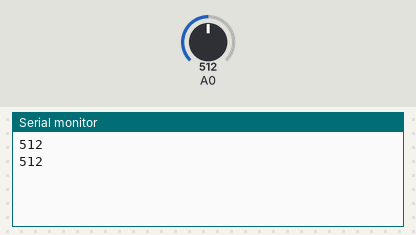
This sketch was run on a simulated Arduino Uno, built with avr-gcc and run on an emulated ATmega328P. Shown: the last lines printed to the serial monitor. Inputs (shaded band) come from the test bench; at power-on: A0 = 512.

Above: at 1.8 s.
1.9 s: A0 set to 716
At 2.8 s:
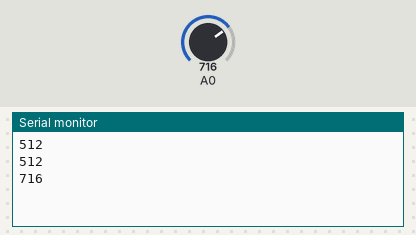
3.4 s: A0 set to 900
At 4.4 s:
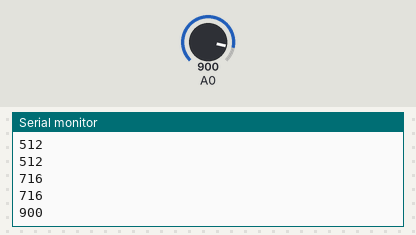
Timing chart, 0 to 6.4 s (numbered marks = the images above; inputs shaded):
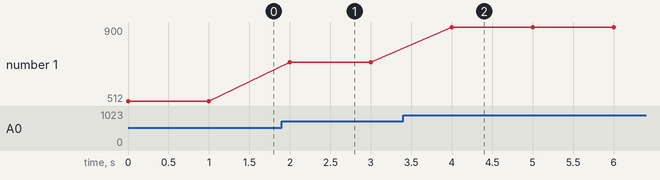

Measured:
- after the input at 1.9 s, the serial monitor: prints a new line after 0.10 s (image 1)
- after the input at 3.4 s, the serial monitor: prints a new line after 0.60 s (image 2)
- plotted number 1: 512 → 716 after the input at 1.9 s, 716 → 900 after the input at 3.4 s

The sketch:

ADC_16bits.ino
```cpp
//uint8_t analogRead16A0()
uint16_t analogRead16A0()
{
  register uint8_t adcsra ("r17"); // help register allocator
  uint8_t adch;
  uint8_t adcl;
  uint16_t leitura;

  asm volatile ( // start conversion
    "ldi r27, 0x00\n\t"
    "ldi r26, 0x7A\n\t" // X = lsADCSRA
    "ld %0, X\n\t" // read adcsra
    "ori %0, 0x40\n\t" // set ADSC bit
    "st X, %0\n\t"
    : "+r" (adcsra) :
  );
  do { // wait for completion
    asm volatile (
    "ld %0, X" : "=r" (adcsra) :
    );
  }while (adcsra & 0x40); // while ADSC bit == 1

  asm volatile ( // return 16-bit digital value
    "ldi r27, 0x00\n\t"
    "ldi r26, 0x78\n\t" // X = lsADCL
    "ld %0, X" // read ADCL
    : "=r" (adcl) :
  );

  asm volatile ( // return 16-bit digital value
    "ldi r27, 0x00\n\t"
    "ldi r26, 0x79\n\t" // X = lsADCH
    "ld %0, X" // read ADCH
    : "=r" (adch) :
  );
  leitura = (adch << 8) | adcl;
  return leitura;
}

void setup() {
  Serial.begin(9600);
  asm volatile ( // enable ADC pin A0
    "ldi r27, 0x00\n\t"
    "ldi r26, 0x7A\n\t" // X = lsADCSRA
    "ldi r16, 0x84\n\t"
    "st X, r16\n\t" // 1. ADCSRA = 0x84
    "ldi r26, 0x7C\n\t" // X = lsADMUX
    "ldi r16, 0x40\n\t" //0x40 para 16 bits remove://0x60\n\t"
    "st X, r16\n\t" // 2. ADMUX = 0x40 / pin A0
  );
}

void loop() {
 // uint8_t inp = analogRead16A0(); // bare metal analogRead
  uint16_t inp = analogRead16A0(); // bare metal analogRead
  Serial.println(inp);
  delay(1000);
}
```
